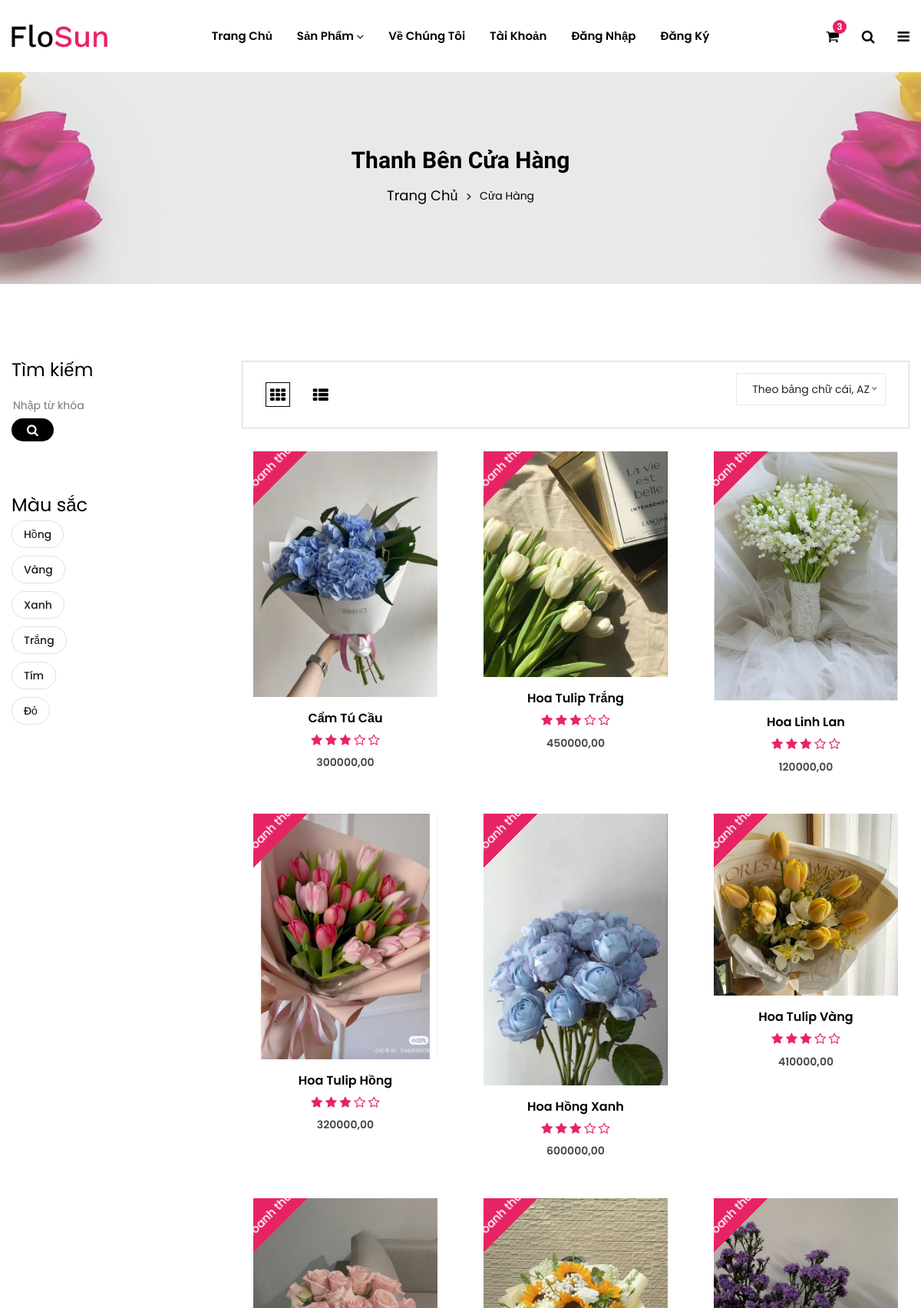
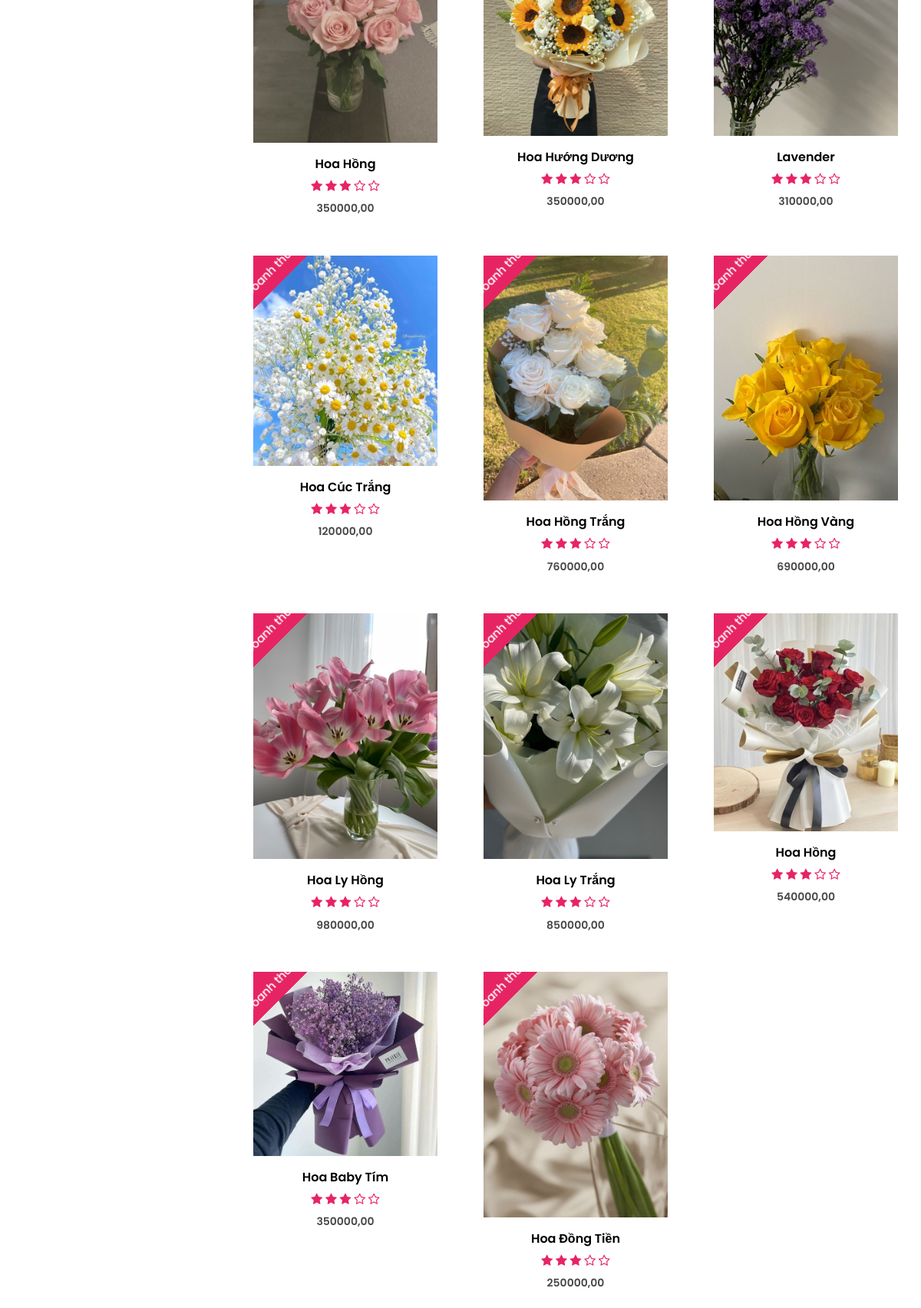
The app's page /shop/ (upper part) with its own data (2 pictures, top to bottom).
### home/models.py (models this page shows, shortened)
class SanPham(models.Model):
    MaSP = models.AutoField(primary_key=True)
    TenSP = models.CharField(max_length=255)
    MoTa = models.CharField(max_length=500)
    SoLuong = models.PositiveIntegerField()
    DonGia = models.DecimalField(max_digits=10, decimal_places=2)
    HinhAnh = models.ImageField(upload_to='product')
    MaLoai = models.ForeignKey(Loai, on_delete=models.CASCADE)
    MaMau = models.ForeignKey(MauSac, on_delete=models.SET_NULL, null =True)

class MauSac(models.Model):
    MaMau = models.AutoField(primary_key=True)
    TenMau = models.CharField(max_length=100)

### home/views.py (the view)
# urls.py: path('shop/', views.shop, name='shop'),
def shop(request):
    data={
            'item_sanpham': SanPham.objects.all(),
            'item_loai': Loai.objects.all(),
            'item_mausac': MauSac.objects.all(),
    }
    return render(request, 'page/shop.html',data)

### home/templates/page/shop.html (shortened to what this page needs)
{% extends "pages/layout.html" %}
{% block content %}
{%load static %}
<div class="breadcrumbs-area position-relative">
    <div class="container">
        <div class="row">
            <div class="col-12 text-center">
                <div class="breadcrumb-content position-relative section-content">
                    <h3 class="title-3">Thanh Bên Cửa Hàng</h3>
                    <ul>
                        <li><a href="{% url 'home' %}">Trang Chủ</a></li>
                        <li>Cửa Hàng</li>
                    </ul>
                </div>
            </div>
        </div>
    </div>
</div>
<div class="container container-default custom-area">
    <div class="row flex-row-reverse">
        <div class="col-lg-9 col-12 col-custom widget-mt">
            <div class="shop_toolbar_wrapper mb-30">
                <div class="shop_toolbar_btn">
                    <button data-role="grid_3" type="button" class="active btn-grid-3" title="Lưới"><i class="fa fa-th"></i></button>
                    <button data-role="grid_list" type="button" class="btn-list" title="Danh sách"><i class="fa fa-th-list"></i></button>
                </div>
                <div class="shop-select">
                <form class="d-flex flex-column w-100" action="{% url 'sanpham' %}" method="get">
                        <div class="form-group">
                        </div>
                </form>
                </div>
            </div>
            <div class="row shop_wrapper grid_3">
                {% for tl in item_sanpham %}
                        <div class="col-md-6 col-sm-6 col-lg-4 col-custom product-area">
                            <div class="product-item">
                                <div class="single-product position-relative mr-0 ml-0">
                                    <div class="product-image">
                                        <a class="d-block" href="{% url 'product_details' tl.MaSP %}">
                                            <img src="{% static 'assets/images/' %}{{ tl.HinhAnh }}" alt="" class="product-image-1 w-100">
                                        </a>
                                        <span class="onsale">
                                            <font style="vertical-align: inherit;">
                                                <font style="vertical-align: inherit;">Doanh thu!</font>
                                            </font>
                                        </span>
                                        <div class="add-action d-flex flex-column position-absolute">
                                        </div>
                                    </div>
                                    <div class="product-content">
                                        <div class="product-title">
                                            <h4 class="title-2"> <a href="product-details.html">
                                                    <font style="vertical-align: inherit;">
                                                        <font style="vertical-align: inherit;">{{tl.TenSP}}</font>
                                                    </font>
                                                </a></h4>
                                        </div>
                                        <div class="product-rating">
                                            <i class="fa fa-star"></i>
                                            <i class="fa fa-star"></i>
                                            <i class="fa fa-star"></i>
                                            <i class="fa fa-star-o"></i>
                                            <i class="fa fa-star-o"></i>
                                        </div>
                                        <div class="price-box">
                                            <span class="regular-price ">
                                                <font style="vertical-align: inherit;">
                                                    <font style="vertical-align: inherit;">
                                                        {{tl.DonGia}}
                                                </font>
                                                </font>
                                            </span>
                                        </div>
                                    </div>
                                </div>
                            </div>
                        </div>
                        {% endfor %}
            </div>
        </div>
        <div class="col-lg-3 col-12 col-custom">
            <aside class="sidebar_widget widget-mt">
                <div class="widget-list widget-mb-1">
                    <h3 class="widget-title">
                        <font style="vertical-align: inherit;">
                            <font style="vertical-align: inherit;">Tìm kiếm</font>
                        </font>
                    </h3>
                    <div class="search-box">
                        <div class="input-group">
                            <form action="" method="post">
                            <input type="text" name="keyword"  class="" placeholder="Nhập từ khóa tìm kiếm" aria-label="">
                            <div class="input-group-append">
                                <button class="btn btn-outline-secondary" type="submit">
                                    <i class="fa fa-search w-100"></i>
                                </button>
                            </div>
                            </form>
                        </div>
                    </div>
                </div>
                <div class="widget_inner">
                    <div class="widget-list widget-mb-3">
                        <h3 class="widget-title">
                            <font style="vertical-align: inherit;">
                                <font style="vertical-align: inherit;">Màu sắc</font>
                            </font>
                        </h3>
                        <div class="sidebar-body">
                            <ul class="tags">
                                {% for tl in item_mausac %}
                                <li><a href="{% url 'DSSPTheoMau' tl.MaMau %}">
                                    <font style="vertical-align: inherit;">
                                        <font style="vertical-align: inherit;">{{tl.TenMau}}</font>
                                    </font>
                                </a>
                                 </li>
                            {% endfor %}
                            </ul>
                        </div>
                    </div>
                </div>
            </aside>
        </div>
    </div>
</div>
{% endblock %}

### records on screen
SanPham: HinhAnh (picture), TenSP "Cẩm Tú Cầu", DonGia "300000,00"
SanPham: HinhAnh (picture), TenSP "Hoa Tulip Trắng", DonGia "450000,00"
SanPham: HinhAnh (picture), TenSP "Hoa Linh Lan", DonGia "120000,00"
SanPham: HinhAnh (picture), TenSP "Hoa Tulip Hồng", DonGia "320000,00"
SanPham: HinhAnh (picture), TenSP "Hoa Hồng Xanh", DonGia "600000,00"
SanPham: HinhAnh (picture), TenSP "Hoa Tulip Vàng", DonGia "410000,00"
SanPham: HinhAnh (picture), TenSP "Hoa Hồng", DonGia "350000,00"
SanPham: HinhAnh (picture), TenSP "Hoa Hướng Dương", DonGia "350000,00"
SanPham: HinhAnh (picture), TenSP "Lavender", DonGia "310000,00"
SanPham: HinhAnh (picture), TenSP "Hoa Cúc Trắng", DonGia "120000,00"
SanPham: HinhAnh (picture), TenSP "Hoa Hồng Trắng", DonGia "760000,00"
SanPham: HinhAnh (picture), TenSP "Hoa Hồng Vàng", DonGia "690000,00"
SanPham: HinhAnh (picture), TenSP "Hoa Ly Hồng", DonGia "980000,00"
SanPham: HinhAnh (picture), TenSP "Hoa Ly Trắng", DonGia "850000,00"
SanPham: HinhAnh (picture), TenSP "Hoa Hồng", DonGia "540000,00"
SanPham: HinhAnh (picture), TenSP "Hoa Baby Tím", DonGia "350000,00"
SanPham: HinhAnh (picture), TenSP "Hoa Đồng Tiền", DonGia "250000,00"
MauSac: TenMau "Hồng"
MauSac: TenMau "Vàng"
MauSac: TenMau "Xanh"
MauSac: TenMau "Trắng"
MauSac: TenMau "Tím"
MauSac: TenMau "Đỏ"
